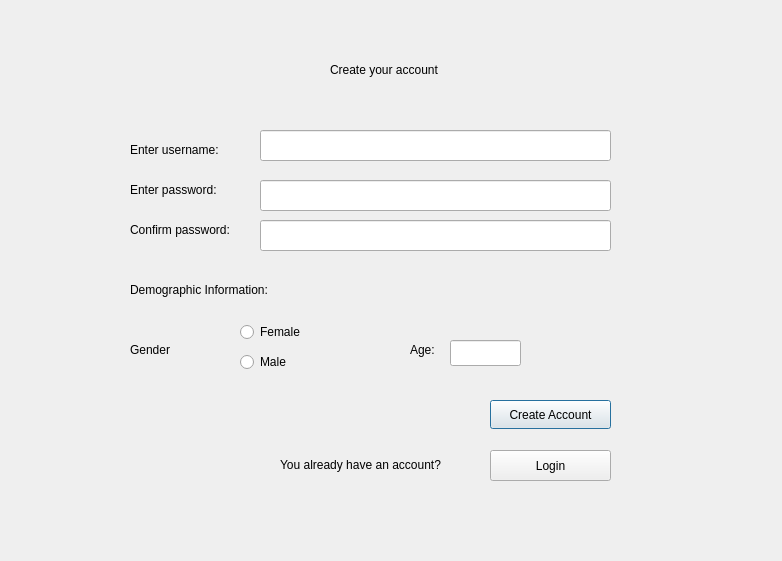
<?xml version="1.0" encoding="UTF-8"?>
<ui version="4.0">
 <class>SignUpWindow</class>
 <widget class="QDialog" name="SignUpWindow">
  <property name="geometry">
   <rect>
    <x>0</x>
    <y>0</y>
    <width>782</width>
    <height>561</height>
   </rect>
  </property>
  <property name="windowTitle">
   <string>Dialog</string>
  </property>
  <widget class="QLabel" name="label">
   <property name="geometry">
    <rect>
     <x>330</x>
     <y>60</y>
     <width>151</width>
     <height>20</height>
    </rect>
   </property>
   <property name="text">
    <string>Create your account</string>
   </property>
  </widget>
  <widget class="QLabel" name="label_2">
   <property name="geometry">
    <rect>
     <x>130</x>
     <y>140</y>
     <width>111</width>
     <height>20</height>
    </rect>
   </property>
   <property name="text">
    <string>Enter username: </string>
   </property>
  </widget>
  <widget class="QLabel" name="label_3">
   <property name="geometry">
    <rect>
     <x>130</x>
     <y>180</y>
     <width>111</width>
     <height>20</height>
    </rect>
   </property>
   <property name="text">
    <string>Enter password:</string>
   </property>
  </widget>
  <widget class="QLabel" name="label_4">
   <property name="geometry">
    <rect>
     <x>130</x>
     <y>220</y>
     <width>131</width>
     <height>20</height>
    </rect>
   </property>
   <property name="text">
    <string>Confirm password: </string>
   </property>
  </widget>
  <widget class="QLineEdit" name="SignNamelineEdit">
   <property name="geometry">
    <rect>
     <x>260</x>
     <y>130</y>
     <width>351</width>
     <height>31</height>
    </rect>
   </property>
  </widget>
  <widget class="QLineEdit" name="SignPasslineEdit">
   <property name="geometry">
    <rect>
     <x>260</x>
     <y>180</y>
     <width>351</width>
     <height>31</height>
    </rect>
   </property>
   <property name="echoMode">
    <enum>QLineEdit::Password</enum>
   </property>
  </widget>
  <widget class="QLineEdit" name="ConfPasslineEdit_3">
   <property name="geometry">
    <rect>
     <x>260</x>
     <y>220</y>
     <width>351</width>
     <height>31</height>
    </rect>
   </property>
   <property name="echoMode">
    <enum>QLineEdit::Password</enum>
   </property>
  </widget>
  <widget class="QPushButton" name="SignUpPshButton">
   <property name="geometry">
    <rect>
     <x>490</x>
     <y>400</y>
     <width>121</width>
     <height>29</height>
    </rect>
   </property>
   <property name="text">
    <string>Create Account</string>
   </property>
  </widget>
  <widget class="QRadioButton" name="FemaleradioButton">
   <property name="geometry">
    <rect>
     <x>240</x>
     <y>320</y>
     <width>110</width>
     <height>24</height>
    </rect>
   </property>
   <property name="text">
    <string>Female</string>
   </property>
  </widget>
  <widget class="QRadioButton" name="MaleradioButton_2">
   <property name="geometry">
    <rect>
     <x>240</x>
     <y>350</y>
     <width>110</width>
     <height>24</height>
    </rect>
   </property>
   <property name="text">
    <string>Male</string>
   </property>
  </widget>
  <widget class="QLabel" name="label_5">
   <property name="geometry">
    <rect>
     <x>130</x>
     <y>340</y>
     <width>63</width>
     <height>20</height>
    </rect>
   </property>
   <property name="text">
    <string>Gender</string>
   </property>
  </widget>
  <widget class="QLabel" name="label_6">
   <property name="geometry">
    <rect>
     <x>130</x>
     <y>280</y>
     <width>251</width>
     <height>20</height>
    </rect>
   </property>
   <property name="text">
    <string>Demographic Information:</string>
   </property>
  </widget>
  <widget class="QLabel" name="label_7">
   <property name="geometry">
    <rect>
     <x>410</x>
     <y>340</y>
     <width>63</width>
     <height>20</height>
    </rect>
   </property>
   <property name="text">
    <string>Age:</string>
   </property>
  </widget>
  <widget class="QLineEdit" name="AgelineEdit">
   <property name="geometry">
    <rect>
     <x>450</x>
     <y>340</y>
     <width>71</width>
     <height>26</height>
    </rect>
   </property>
  </widget>
  <widget class="QLabel" name="label_8">
   <property name="geometry">
    <rect>
     <x>280</x>
     <y>449</y>
     <width>201</width>
     <height>31</height>
    </rect>
   </property>
   <property name="text">
    <string>You already have an account?</string>
   </property>
  </widget>
  <widget class="QPushButton" name="SignToLoginpushButton">
   <property name="geometry">
    <rect>
     <x>490</x>
     <y>450</y>
     <width>121</width>
     <height>31</height>
    </rect>
   </property>
   <property name="text">
    <string>Login</string>
   </property>
  </widget>
 </widget>
 <resources/>
 <connections/>
</ui>
